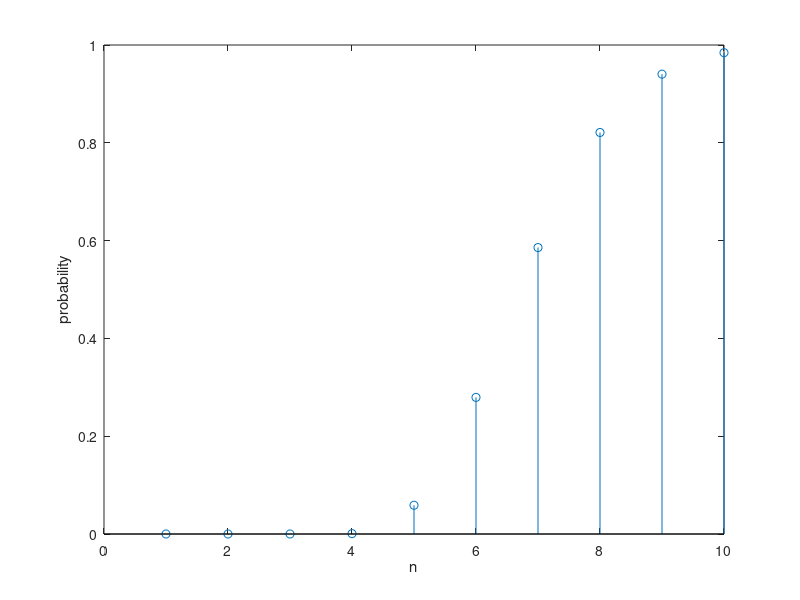

Write MATLAB code to recreate this figure.
% We build the matrix P and you are required to use P to calculate the probability of winning by the
% end of turn n. Enter your solution in Ans below. Note that sol records the answer for different values of
% n and is then used to plot the graph

% Setting up P
P = zeros(25);
for i=1:25
    for j=i+1:min(i+6,25)
        P(i,j) = 1/6;
    end
end
for i = 1:6
    P(25-6+i, 25) = min((i+1)/6, 1);
end

% Record the probability for different values of n
sol = [];
for n=1:10
    
    % Your value for the probability of winning by the end of turn n goes below
    P_n_turns = P^n
    Ans = P_n_turns(1, 25);
    
    sol = [sol, Ans];
end

% Plot it out
stem(sol);
xlabel('n')
ylabel('probability')
